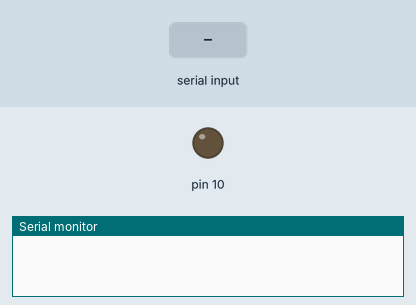
Recording of a sketch running on a simulated Arduino Uno, built with avr-gcc and run on an emulated ATmega328P. Parts: output pins drawn as LEDs (lit = HIGH), the last lines printed to the serial monitor. The inputs (shaded band) are chosen by the test bench.

Above: at 1.2 s.
1.3 s: "1\n" received over Serial
At 1.9 s:
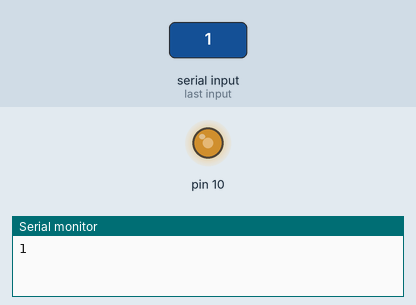
2.8 s: byte 48 ('0') received over Serial
At 3.1 s:
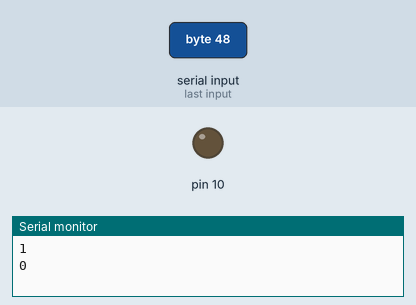
Timing chart, 0 to 5.8 s (numbered marks = the images above; inputs shaded):
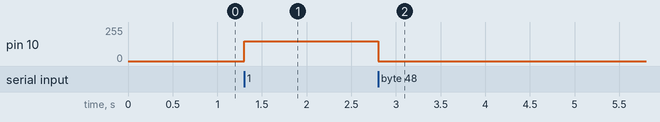

Measured:
- after the input at 1.3 s, pin 10: 0/255 → 150/255 at once
- after the input at 2.8 s, pin 10: 150/255 → 0/255 at once

The sketch:

bluetooth_arduino.ino
```cpp
char Incoming_value = 0;

void setup()
{
  Serial.begin(9600);
  pinMode(10, OUTPUT);
}

void loop()
{
  if(Serial.available() > 0)
  {
    Incoming_value = Serial.read();
    Serial.print(Incoming_value);
    Serial.print("\n");
    if(Incoming_value == '1')
      analogWrite(10, 150);
    else if(Incoming_value == '0')
      analogWrite(10, 0);
  }
}
```
